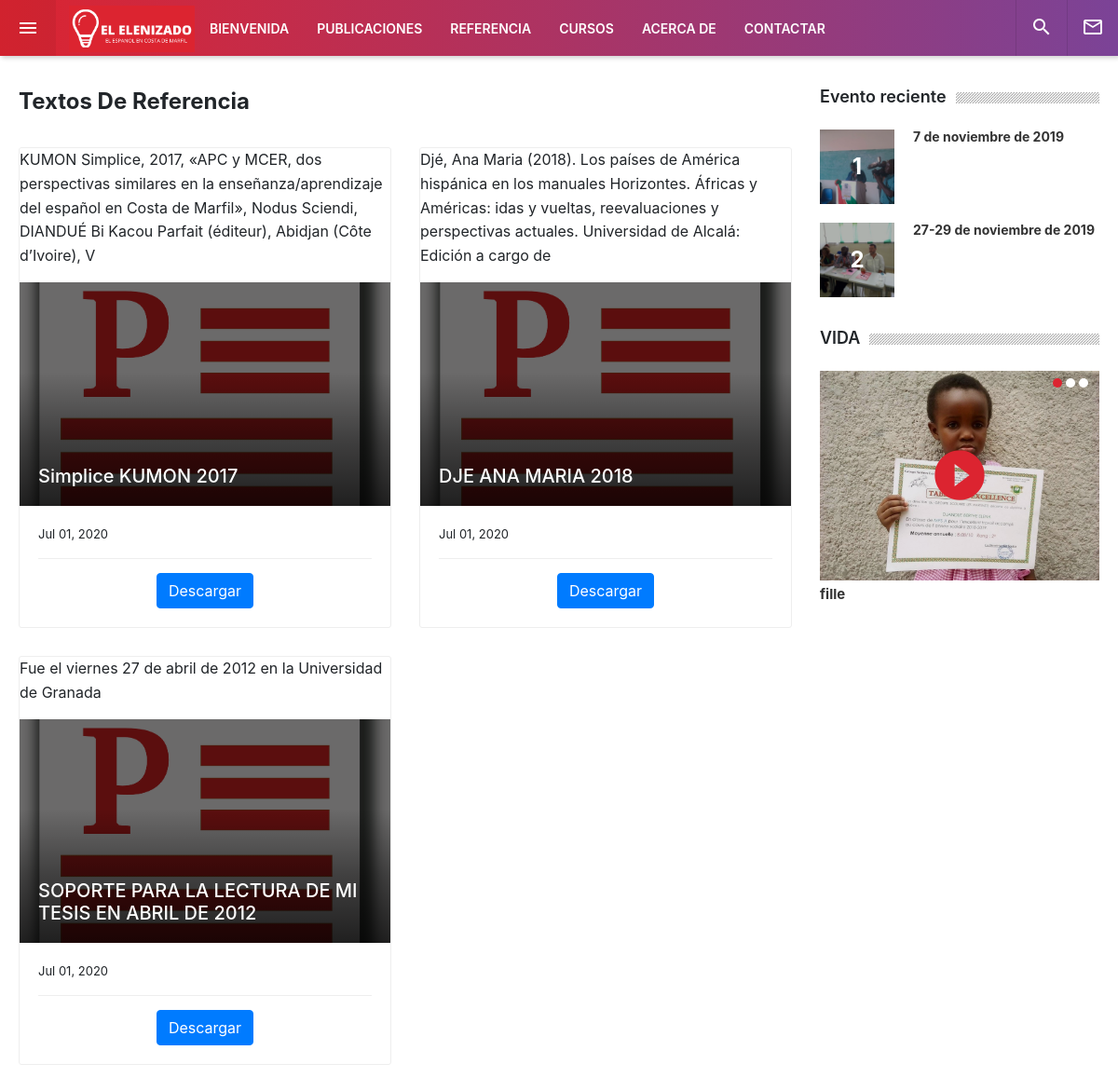
The page /elenizado/textes on the database its author committed.
### website/models.py (models this page shows, shortened)
class SiteInfo(models.Model):
    email = models.EmailField()
    nom = models.CharField(max_length=255)
    telephone = models.IntegerField()
    description = models.TextField()
    logo = models.ImageField(upload_to='logo/site')
    date_add = models.DateTimeField(auto_now_add=True)
    date_update= models.DateTimeField(auto_now=True)
    status = models.BooleanField(default=True)
    class Meta:
        verbose_name = 'Site info'
        verbose_name_plural = 'Sites infos'

### elenizado/models.py (models this page shows, shortened)
class Textes(models.Model):
    titre = models.CharField(max_length=255,null=True)
    description = models.TextField(null=True)
    image = models.ImageField(upload_to="textes/image", default="cours/pdf.png")
    pdf = models.FileField(upload_to="pdf/textes",null=True)
    date_add = models.DateTimeField(auto_now_add=True)
    date_update= models.DateTimeField(auto_now=True)
    status = models.BooleanField(default=True)
    class Meta:
        verbose_name = 'Texte de référence'
        verbose_name_plural = 'Textes de références '

class Evenement(models.Model):
    image = models.ImageField(upload_to='evenemant/image')
    description = HTMLField()
    titre = models.CharField(max_length=255)
    date_add = models.DateTimeField(auto_now_add=True)
    date_update= models.DateTimeField(auto_now=True)
    status = models.BooleanField(default=True)
    slug = models.SlugField(unique=True, null=True, blank=True)
    class Meta:
        verbose_name = 'Evenement'
        verbose_name_plural = 'Evenements'

### about/models.py (models this page shows, shortened)
class Gallerie(models.Model):
    gallerie = models.ImageField(upload_to='gallerie/image',null=True)
    titre = models.CharField(max_length=255,null=True)
    date_add = models.DateTimeField(auto_now_add=True)
    date_update= models.DateTimeField(auto_now=True)
    status = models.BooleanField(default=True)
    class Meta:
        verbose_name = 'Gallerie'
        verbose_name_plural = 'Galleries'

### elenizado/views.py (the view)
# urls.py: path('textes', views.textes, name='textes'),
def textes(request):
    site_info = models_site.SiteInfo.objects.filter(status=True)[:1].get()
    gallerie = about_models.Gallerie.objects.filter(status=True)
    events_r = models.Evenement.objects.all().order_by('-date_add')[:3]
    texte = models.Textes.objects.filter(status=True).all()
    page = request.GET.get('page', 1)
    paginator = Paginator(texte, 4)
    try:
        tex = paginator.page(page)
    except PageNotAnInteger:
        tex = paginator.page(1)
    except EmptyPage:
        tex = paginator.page(paginator.num_pages)
    datas = {
            "gallerie":gallerie,
            "events_r":events_r,
            "texte":texte,
            "tex":tex,
            'site_info':site_info,
    }
    return render(request,"pages/textes.html",datas)

### templates/pages/textes.html (shortened to what this page needs)
{% extends 'bases/header.html' %}
{% load static %}
{% block content %}
   <main class="main-container">
       <section class="main-content">
           <div class="main-content-wrapper">
               <div class="content-body">
                   <div class="content-timeline">
                       <div class="post-list-header" >
                           <span class="post-list-title">Textos De Referencia</span>
                       </div>
                       <div class="post-lists">
                           {% for t in tex %}
                           <div class="columns column-3">
                               <div class="post-list-item">
                                   <p>{{t.description}}</p>
                                   <div class="post-top">
                                       <img class="post-image" src="{{t.image.url}}">
                                       <h3 class="post-title"style="background-color: rgba(24, 22, 22, 0.638);">
                                           <a href="#"><span >{{t.titre}}</span></a>
                                       </h3>
                                   </div>
                                   <div class="post-bottom">
                                       <div class="post-author-box">
                                           <span class=" text-black">{{t.date_add|date:"M d, Y"}}</span>
                                       </div>
                                       <center>
                                       <div class="post-meta">
                                           <a href="{{t.pdf.url}}" target="blank" class="btn btn-primary">Descargar </a>
                                       </div>
                                       </center>
                                   </div>
                               </div>
                           </div>
                           {% endfor %}
                       </div>
                   </div>
               </div>
               <div class="content-sidebar">
                   <div class="sidebar_inner">
                       <div class="widget-item">
                           <div class="w-header">
                               <div class="w-title">Evento reciente</div>
                               <div class="w-seperator"></div>
                           </div>
                           <ul class="w-post-list">
                               {% for e in events_r%}
                               <li>
                                   <a href="#">
                                       <div class="w-post-image">
                                           <img src="{{e.image.url}}" width="80" height="80">
                                           <span>{{forloop.counter}}</span>
                                       </div>
                                       <div class="w-post-content">
                                           <span class="w-post-title">{{e.titre}}</span>
                                       </div>
                                   </a>
                               </li>
                               {% endfor %}
                           </ul>
                       </div>
                       <div class="widget-item">
                           <div class="w-header">
                               <div class="w-title">VIDA </div>
                               <div class="w-seperator"></div>
                           </div>
                           <div class="w-carousel-post">
                               <div class="owl-carousel" id="widgetCarousel">
                                   {% for g in gallerie %}
                                   <div class="item">
                                       <a href="#">
                                           <div class="w-play-img">
                                               <img src="{{g.gallerie.url}}" width="300">
                                               <span class="w-video-icon"><i class="material-icons">&#xE038;</i></span>
                                           </div>
                                           <span class="w-post-title">{{g.titre}}</span>
                                       </a>
                                   </div>
                                   {% endfor %}
                               </div>
                           </div>
                       </div>
                   </div>
               </div>
           </div>
       </section>
   </main>
   {% endblock %}

### templates/bases/header.html (shortened to what this page needs)
<!DOCTYPE html>
<html lang="fr">
<head>
	<link rel="stylesheet" type="text/css" href="/static/plugins/zebra-tooltip/zebra_tooltips.min.css">
	<link rel="stylesheet" type="text/css" href="/static/plugins/owl-carousel/assets/owl.carousel.min.css">
	<link rel="stylesheet" href="https://cdnjs.cloudflare.com/ajax/libs/limonte-sweetalert2/8.11.8/sweetalert2.css">
	<link rel="stylesheet" type="text/css" href="/static/css/main-style.css">
	<link rel="stylesheet" type="text/css" href="/static/css/responsive-style.css">
	<link href="https://stackpath.bootstrapcdn.com/bootstrap/4.5.0/css/bootstrap.min.css" rel="stylesheet" >
</head>
<body>
	<header class="header">
		<div class="header-wrapper">
			<div class="toggle-sidebar material-button">
				<i class="material-icons">&#xE5D2;</i>
			</div>
			<div class="logo-box">
				<h1>
					<a href="{% url 'index' %}" class="logo" style="background: url('{{ site_info.logo.url }}') ;background-size: cover; width: 135px; height:50px;position:relative; bottom:8px"></a>
				</h1>
			</div>
			<div class="header-menu">
				<ul class="header-navigation" data-show-menu-on-mobile>
					<li>
						<a href="{% url 'index' %}" class="material-button submenu-toggle">BIENVENIDA</a>
					</li>
					<li>
						<a href="#" class="material-button submenu-toggle">PUBLICACIONES</a>
					</li>
					<li>
						<a href="#" class="material-button submenu-toggle">REFERENCIA</a>
					</li>
					<li>
						<a href="{% url 'cours' %}" class="material-button submenu-toggle">CURSOS</a>
					</li>
					<li>
						<a href="{% url 'about' %}" class="material-button submenu-toggle">ACERCA DE</a>
					</li>
					<li>
						<a href="{% url 'contact' %}" class="material-button submenu-toggle">CONTACTAR</a>
					</li>
				</ul>
			</div>
			<div class="header-right with-seperator">
				<ul class="header-navigation">
					<li>
						<a href="#" class="material-button search-toggle"><i class="material-icons">&#xE8B6;</i></a>
					</li>
					<li class="hide-on-mobile"><a href="#" class="material-button" data-modal="newsletterModal"><i class="material-icons">&#xE0E1;</i></a></li>
				</ul>
			</div>
		</div>
	</header>
{% block content %}
{% endblock %}
</body>
</html>

### rows shown on the page
SiteInfo: logo (picture)
Textes: description "KUMON Simplice, 2017, «APC y MCER, dos perspectivas similares en la enseñanza/aprendizaje del español en Costa de Marfil», Nodus Sciendi, DIANDUÉ Bi Kacou Parfait (éditeur), Abidjan (Côte d’Ivoire), V", image (picture), titre "Simplice KUMON 2017", date_add "Jul 01, 2020"
Textes: description "Djé, Ana Maria (2018). Los países de América hispánica en los manuales Horizontes. Áfricas y Américas: idas y vueltas, reevaluaciones y perspectivas actuales. Universidad de Alcalá: Edición a cargo de", image (picture), titre "DJE ANA MARIA 2018", date_add "Jul 01, 2020"
Textes: description "Fue el viernes 27 de abril de 2012 en la Universidad de Granada", image (picture), titre "SOPORTE PARA LA LECTURA DE MI TESIS EN ABRIL DE 2012", date_add "Jul 01, 2020"
Evenement: image (picture), titre "7 de noviembre de 2019"
Evenement: image (picture), titre "27-29 de noviembre de 2019"
Gallerie: gallerie (picture), titre "fille"
